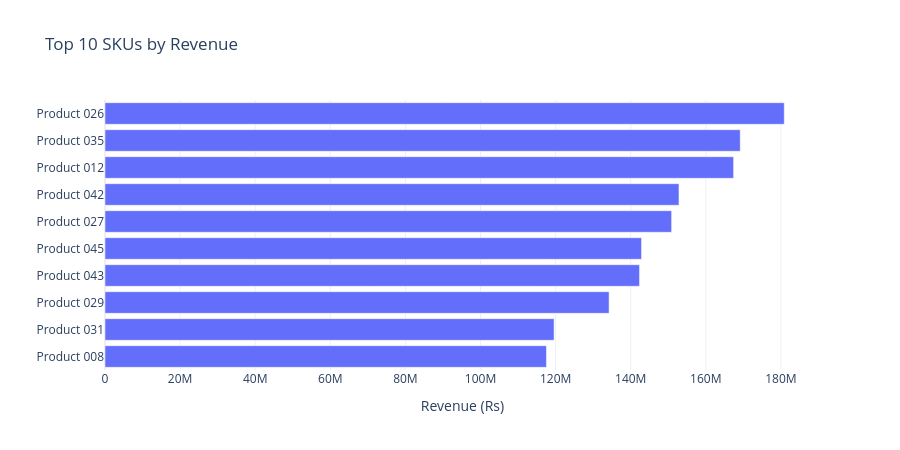

Notebook cell for this chart:
### Code cell
fig = px.bar(top10_revenue, x="Revenue", y="Product_Name", orientation="h",
             title="Top 10 SKUs by Revenue", template="plotly_white",
             labels={"Revenue":"Revenue (Rs)","Product_Name":""})
fig.update_layout(yaxis=dict(categoryorder="total ascending"), height=450)
fig.show()

print("Slowest-moving 10 SKUs by total units sold over the full period:")
bottom10_units[["SKU","Product_Name","Units_Sold","Revenue"]]

### Figure 1 — Plotly figure (JSON) as saved in the notebook; plotly's stock layout.template omitted (floating-point values rounded to 4 significant figures)
{"data": [{"hovertemplate": "Revenue (Rs)=%{x}<br>=%{y}<extra></extra>", "legendgroup": "", "marker": {"color": "#636efa", "pattern": {"shape": ""}}, "name": "", "orientation": "h", "showlegend": false, "textposition": "auto", "type": "bar", "x": [180900000.0, 169200000.0, 167400000.0, 152800000.0, 150900000.0, 142900000.0, 142300000.0, 134200000.0, 119600000.0, 117600000.0], "xaxis": "x", "y": ["Product 026", "Product 035", "Product 012", "Product 042", "Product 027", "Product 045", "Product 043", "Product 029", "Product 031", "Product 008"], "yaxis": "y"}], "layout": {"barmode": "relative", "height": 450, "legend": {"tracegroupgap": 0}, "title": {"text": "Top 10 SKUs by Revenue"}, "xaxis": {"anchor": "y", "domain": [0.0, 1.0], "title": {"text": "Revenue (Rs)"}}, "yaxis": {"anchor": "x", "categoryorder": "total ascending", "domain": [0.0, 1.0], "title": {"text": ""}}}}
